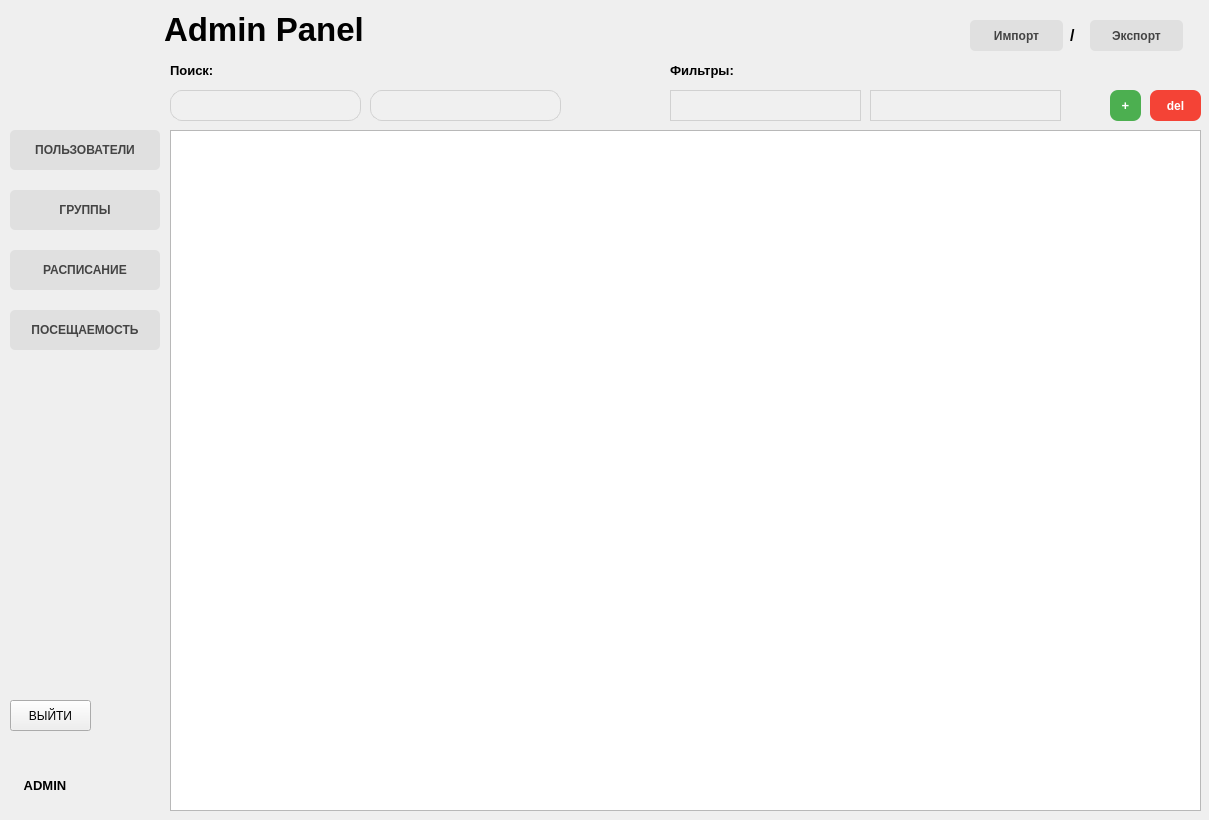
<?xml version="1.0" encoding="UTF-8"?>
<ui version="4.0">
 <class>MainWindow</class>
 <widget class="QMainWindow" name="MainWindow">
  <property name="geometry">
   <rect>
    <x>0</x>
    <y>0</y>
    <width>1209</width>
    <height>820</height>
   </rect>
  </property>
  <property name="windowTitle">
   <string>MainWindow</string>
  </property>
  <widget class="QWidget" name="centralWidget">
   <widget class="QTableView" name="tableView">
    <property name="geometry">
     <rect>
      <x>170</x>
      <y>130</y>
      <width>1031</width>
      <height>681</height>
     </rect>
    </property>
   </widget>
   <widget class="QPushButton" name="pushButton">
    <property name="geometry">
     <rect>
      <x>10</x>
      <y>190</y>
      <width>150</width>
      <height>40</height>
     </rect>
    </property>
    <property name="styleSheet">
     <string notr="true">QPushButton {
    background-color: #e0e0e0; 
    color: #444444;
    border: none;
    border-radius: 5px;
    padding: 10px;
    text-align: center; 
    font-weight: 500;
}

QPushButton:hover {
    background-color: #d5d5d5;
}

QPushButton:checked {
    background-color: #bdbdbd;
    font-weight: bold;
}</string>
    </property>
    <property name="text">
     <string>ГРУППЫ</string>
    </property>
   </widget>
   <widget class="QPushButton" name="pushButton_2">
    <property name="geometry">
     <rect>
      <x>10</x>
      <y>130</y>
      <width>150</width>
      <height>40</height>
     </rect>
    </property>
    <property name="styleSheet">
     <string notr="true">QPushButton {
    background-color: #e0e0e0; 
    color: #444444;
    border: none;
    border-radius: 5px;
    padding: 10px;
    text-align: center; 
    font-weight: 500;
}

QPushButton:hover {
    background-color: #d5d5d5;
}

QPushButton:checked {
    background-color: #bdbdbd;
    font-weight: bold;
}</string>
    </property>
    <property name="text">
     <string>ПОЛЬЗОВАТЕЛИ</string>
    </property>
   </widget>
   <widget class="QLineEdit" name="searchLineEdit1">
    <property name="geometry">
     <rect>
      <x>170</x>
      <y>90</y>
      <width>191</width>
      <height>31</height>
     </rect>
    </property>
    <property name="autoFillBackground">
     <bool>false</bool>
    </property>
    <property name="styleSheet">
     <string notr="true">QLineEdit {
    background-color: #f0f0f0;
    border: 1px solid #d1d1d1; 
    border-radius: 12px;
    padding: 6px 12px;
    color: #333333; 
}

QLineEdit:focus {
    background-color: #ffffff; 
    border: 1px solid #a0a0a0;
}</string>
    </property>
    <property name="dragEnabled">
     <bool>false</bool>
    </property>
    <property name="placeholderText">
     <string notr="true" comment="ПОИСК ПО ФИО"/>
    </property>
   </widget>
   <widget class="QPushButton" name="logoutButton">
    <property name="geometry">
     <rect>
      <x>10</x>
      <y>700</y>
      <width>81</width>
      <height>31</height>
     </rect>
    </property>
    <property name="text">
     <string>ВЫЙТИ</string>
    </property>
   </widget>
   <widget class="QLabel" name="imagelabel">
    <property name="geometry">
     <rect>
      <x>10</x>
      <y>10</y>
      <width>150</width>
      <height>100</height>
     </rect>
    </property>
    <property name="text">
     <string/>
    </property>
   </widget>
   <widget class="QLabel" name="label">
    <property name="geometry">
     <rect>
      <x>164</x>
      <y>9</y>
      <width>571</width>
      <height>41</height>
     </rect>
    </property>
    <property name="font">
     <font>
      <pointsize>25</pointsize>
      <weight>75</weight>
      <bold>true</bold>
     </font>
    </property>
    <property name="text">
     <string>Admin Panel</string>
    </property>
    <property name="alignment">
     <set>Qt::AlignLeading|Qt::AlignLeft|Qt::AlignVCenter</set>
    </property>
   </widget>
   <widget class="QLineEdit" name="searchLineEdit2">
    <property name="geometry">
     <rect>
      <x>370</x>
      <y>90</y>
      <width>191</width>
      <height>31</height>
     </rect>
    </property>
    <property name="styleSheet">
     <string notr="true">QLineEdit {
    background-color: #f0f0f0; 
    border: 1px solid #d1d1d1; 
    border-radius: 12px;
    padding: 6px 12px;
    color: #333333;
}

QLineEdit:focus {
    background-color: #ffffff;
    border: 1px solid #a0a0a0;
}</string>
    </property>
   </widget>
   <widget class="QPushButton" name="pushButton_3">
    <property name="geometry">
     <rect>
      <x>10</x>
      <y>250</y>
      <width>150</width>
      <height>40</height>
     </rect>
    </property>
    <property name="styleSheet">
     <string notr="true">QPushButton {
    background-color: #e0e0e0; 
    color: #444444;
    border: none;
    border-radius: 5px;
    padding: 10px;
    text-align: center; 
    font-weight: 500;
}

QPushButton:hover {
    background-color: #d5d5d5;
}

QPushButton:checked {
    background-color: #bdbdbd;
    font-weight: bold;
}</string>
    </property>
    <property name="text">
     <string>РАСПИСАНИЕ</string>
    </property>
   </widget>
   <widget class="QPushButton" name="pushButton_4">
    <property name="geometry">
     <rect>
      <x>10</x>
      <y>310</y>
      <width>150</width>
      <height>40</height>
     </rect>
    </property>
    <property name="styleSheet">
     <string notr="true">QPushButton {
    background-color: #e0e0e0; 
    color: #444444;
    border: none;
    border-radius: 5px;
    padding: 10px;
    text-align: center; 
    font-weight: 500;
}

QPushButton:hover {
    background-color: #d5d5d5;
}

QPushButton:checked {
    background-color: #bdbdbd;
    font-weight: bold;
}</string>
    </property>
    <property name="text">
     <string>ПОСЕЩАЕМОСТЬ</string>
    </property>
   </widget>
   <widget class="QLabel" name="Role_Label">
    <property name="geometry">
     <rect>
      <x>10</x>
      <y>770</y>
      <width>70</width>
      <height>30</height>
     </rect>
    </property>
    <property name="font">
     <font>
      <pointsize>10</pointsize>
      <weight>75</weight>
      <bold>true</bold>
     </font>
    </property>
    <property name="text">
     <string>ADMIN</string>
    </property>
    <property name="alignment">
     <set>Qt::AlignCenter</set>
    </property>
   </widget>
   <widget class="QLabel" name="FIO_Label">
    <property name="geometry">
     <rect>
      <x>10</x>
      <y>740</y>
      <width>150</width>
      <height>30</height>
     </rect>
    </property>
    <property name="text">
     <string/>
    </property>
   </widget>
   <widget class="QLineEdit" name="filterLineEdit1">
    <property name="geometry">
     <rect>
      <x>670</x>
      <y>90</y>
      <width>191</width>
      <height>31</height>
     </rect>
    </property>
    <property name="styleSheet">
     <string notr="true">QLineEdit {
    background-color: #f0f0f0; 
    border: 1px solid #d1d1d1; 
    color: #333333;
}

QLineEdit:focus {
    background-color: #ffffff;
    border: 1px solid #a0a0a0;
}</string>
    </property>
   </widget>
   <widget class="QLineEdit" name="filterLineEdit2">
    <property name="geometry">
     <rect>
      <x>870</x>
      <y>90</y>
      <width>191</width>
      <height>31</height>
     </rect>
    </property>
    <property name="styleSheet">
     <string notr="true">QLineEdit {
    background-color: #f0f0f0; 
    border: 1px solid #d1d1d1; 
    color: #333333;
}

QLineEdit:focus {
    background-color: #ffffff;
    border: 1px solid #a0a0a0;
}</string>
    </property>
   </widget>
   <widget class="QLabel" name="labelSearch">
    <property name="geometry">
     <rect>
      <x>170</x>
      <y>50</y>
      <width>81</width>
      <height>41</height>
     </rect>
    </property>
    <property name="font">
     <font>
      <pointsize>10</pointsize>
      <weight>75</weight>
      <bold>true</bold>
     </font>
    </property>
    <property name="text">
     <string>Поиск:</string>
    </property>
   </widget>
   <widget class="QLabel" name="labelFilters">
    <property name="geometry">
     <rect>
      <x>670</x>
      <y>50</y>
      <width>101</width>
      <height>41</height>
     </rect>
    </property>
    <property name="font">
     <font>
      <pointsize>10</pointsize>
      <weight>75</weight>
      <bold>true</bold>
     </font>
    </property>
    <property name="text">
     <string>Фильтры:</string>
    </property>
   </widget>
   <widget class="QPushButton" name="addButton">
    <property name="geometry">
     <rect>
      <x>1110</x>
      <y>90</y>
      <width>31</width>
      <height>31</height>
     </rect>
    </property>
    <property name="font">
     <font>
      <pointsize>10</pointsize>
      <weight>75</weight>
      <bold>true</bold>
     </font>
    </property>
    <property name="styleSheet">
     <string notr="true">QPushButton {
    background-color: #4CAF50;
    color: white;
    border-radius: 8px;
    font-weight: bold;
    padding: 5px;
}
QPushButton:hover {
    background-color: #45a049;
}</string>
    </property>
    <property name="text">
     <string>+</string>
    </property>
   </widget>
   <widget class="QPushButton" name="delButton">
    <property name="geometry">
     <rect>
      <x>1150</x>
      <y>90</y>
      <width>51</width>
      <height>31</height>
     </rect>
    </property>
    <property name="font">
     <font>
      <pointsize>9</pointsize>
      <weight>75</weight>
      <bold>true</bold>
     </font>
    </property>
    <property name="autoFillBackground">
     <bool>false</bool>
    </property>
    <property name="styleSheet">
     <string notr="true">QPushButton {
    background-color: #f44336;
    color: white;
    border-radius: 8px;
    font-weight: bold;
    padding: 5px;
}
QPushButton:hover {
    background-color: #d32f2f;
}</string>
    </property>
    <property name="text">
     <string>del</string>
    </property>
   </widget>
   <widget class="QPushButton" name="importButton">
    <property name="geometry">
     <rect>
      <x>970</x>
      <y>20</y>
      <width>93</width>
      <height>31</height>
     </rect>
    </property>
    <property name="font">
     <font>
      <pointsize>9</pointsize>
      <weight>62</weight>
      <bold>true</bold>
     </font>
    </property>
    <property name="styleSheet">
     <string notr="true">QPushButton {
    background-color: #e0e0e0; 
    color: #444444;
    border: none;
	border-radius: 5px;
    text-align: center; 
    font-weight: 500;
}

QPushButton:hover {
    background-color: #d5d5d5;
}

QPushButton:checked {
    background-color: #bdbdbd;
    font-weight: bold;
}</string>
    </property>
    <property name="text">
     <string>Импорт</string>
    </property>
   </widget>
   <widget class="QLabel" name="slashLabel">
    <property name="geometry">
     <rect>
      <x>1070</x>
      <y>20</y>
      <width>16</width>
      <height>31</height>
     </rect>
    </property>
    <property name="font">
     <font>
      <pointsize>12</pointsize>
      <weight>75</weight>
      <bold>true</bold>
     </font>
    </property>
    <property name="text">
     <string>/</string>
    </property>
   </widget>
   <widget class="QPushButton" name="exportButton">
    <property name="geometry">
     <rect>
      <x>1090</x>
      <y>20</y>
      <width>93</width>
      <height>31</height>
     </rect>
    </property>
    <property name="font">
     <font>
      <pointsize>9</pointsize>
      <weight>62</weight>
      <bold>true</bold>
     </font>
    </property>
    <property name="styleSheet">
     <string notr="true">QPushButton {
    background-color: #e0e0e0; 
    color: #444444;
    border: none;
    border-radius: 5px;
    text-align: center; 
    font-weight: 500;
}

QPushButton:hover {
    background-color: #d5d5d5;
}

QPushButton:checked {
    background-color: #bdbdbd;
    font-weight: bold;
}</string>
    </property>
    <property name="text">
     <string>Экспорт</string>
    </property>
   </widget>
  </widget>
 </widget>
 <layoutdefault spacing="6" margin="11"/>
 <resources/>
 <connections/>
</ui>
